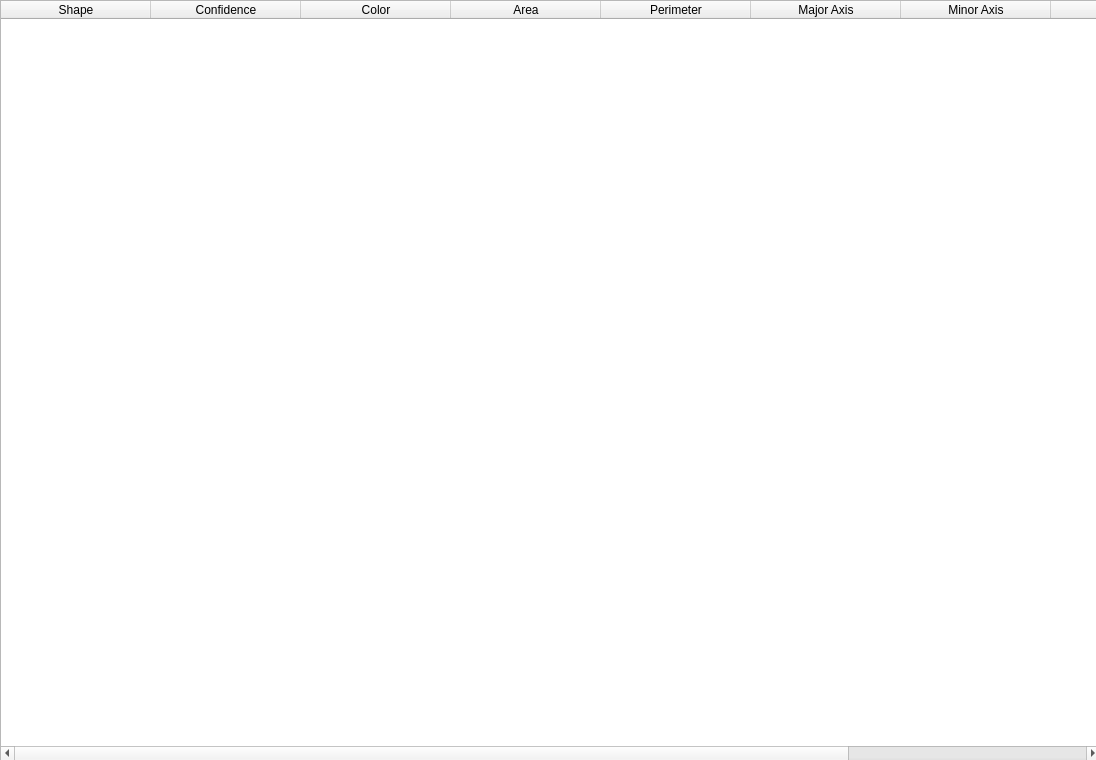
<?xml version="1.0" encoding="UTF-8"?>
<ui version="4.0">
 <class>Form</class>
 <widget class="QWidget" name="Form">
  <property name="geometry">
   <rect>
    <x>0</x>
    <y>0</y>
    <width>1096</width>
    <height>760</height>
   </rect>
  </property>
  <property name="windowTitle">
   <string>Form</string>
  </property>
  <widget class="QWidget" name="widget" native="true">
   <property name="geometry">
    <rect>
     <x>0</x>
     <y>0</y>
     <width>1100</width>
     <height>760</height>
    </rect>
   </property>
   <property name="sizePolicy">
    <sizepolicy hsizetype="Fixed" vsizetype="Fixed">
     <horstretch>0</horstretch>
     <verstretch>0</verstretch>
    </sizepolicy>
   </property>
   <property name="minimumSize">
    <size>
     <width>1100</width>
     <height>760</height>
    </size>
   </property>
   <widget class="QTableWidget" name="inferenceTable">
    <property name="geometry">
     <rect>
      <x>0</x>
      <y>0</y>
      <width>1101</width>
      <height>761</height>
     </rect>
    </property>
    <attribute name="horizontalHeaderCascadingSectionResizes">
     <bool>true</bool>
    </attribute>
    <attribute name="horizontalHeaderDefaultSectionSize">
     <number>150</number>
    </attribute>
    <attribute name="horizontalHeaderStretchLastSection">
     <bool>true</bool>
    </attribute>
    <column>
     <property name="text">
      <string>Shape</string>
     </property>
    </column>
    <column>
     <property name="text">
      <string>Confidence</string>
     </property>
    </column>
    <column>
     <property name="text">
      <string>Color</string>
     </property>
    </column>
    <column>
     <property name="text">
      <string>Area</string>
     </property>
    </column>
    <column>
     <property name="text">
      <string>Perimeter</string>
     </property>
    </column>
    <column>
     <property name="text">
      <string>Major Axis</string>
     </property>
    </column>
    <column>
     <property name="text">
      <string>Minor Axis</string>
     </property>
    </column>
    <column>
     <property name="text">
      <string>ECD</string>
     </property>
    </column>
    <column>
     <property name="text">
      <string>Skeleton Length</string>
     </property>
    </column>
   </widget>
  </widget>
 </widget>
 <resources/>
 <connections/>
</ui>
